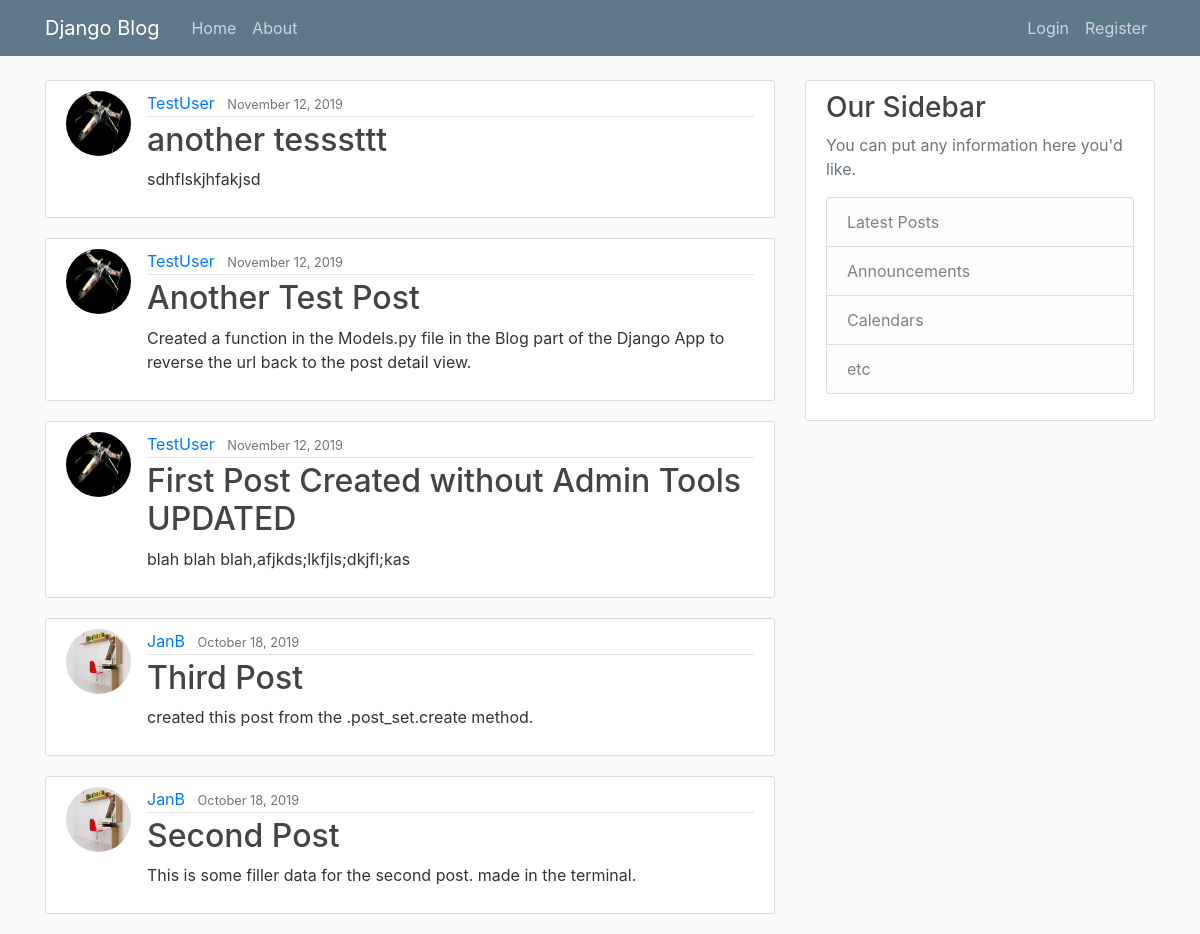
Before: / with the older database file.
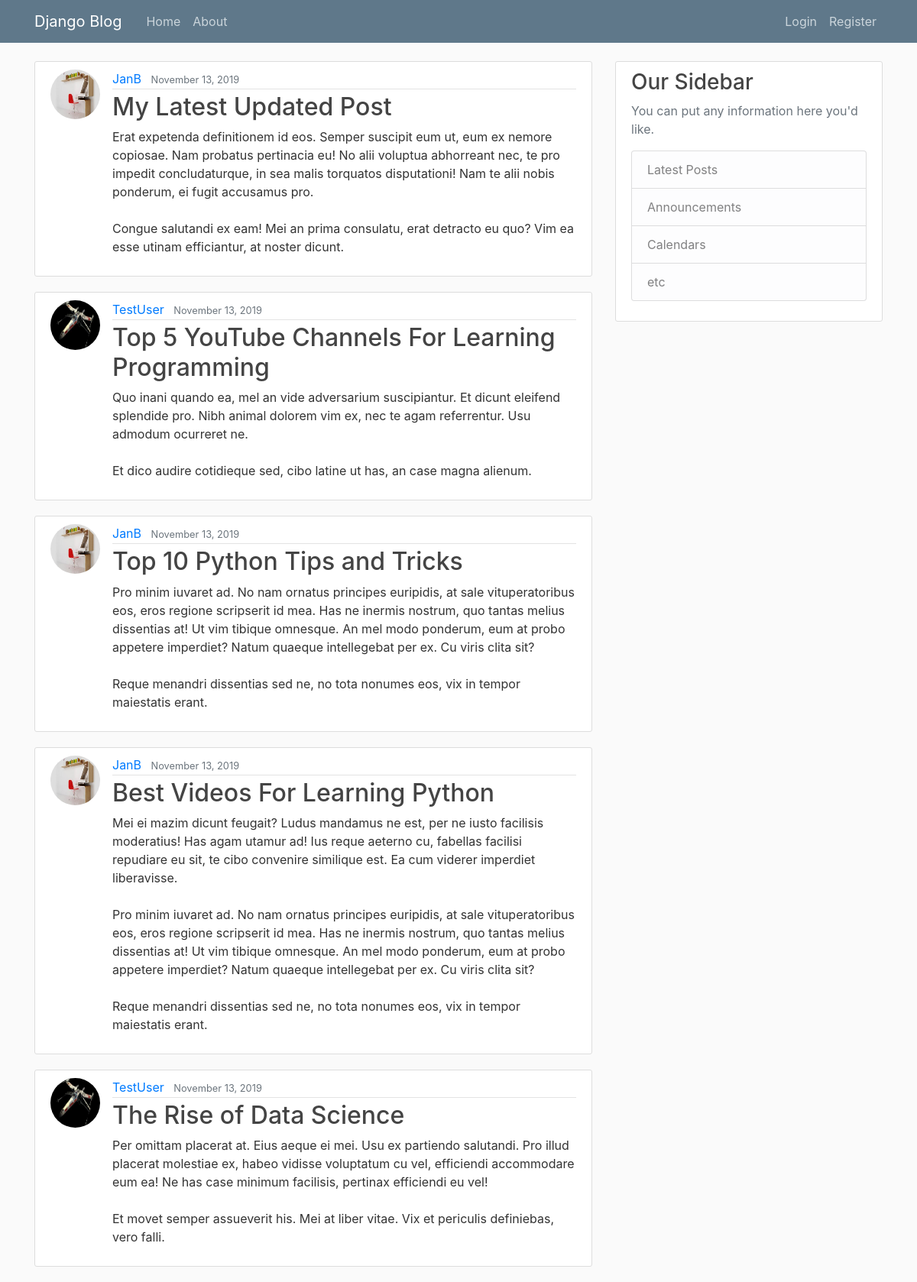
After: the same page with the newer database file.
### blog/models.py (models this page shows, shortened)
class Post(models.Model):
    title = models.CharField(max_length=100)
    content = models.TextField()
    date_posted = models.DateTimeField(default=timezone.now)
    author = models.ForeignKey(User, on_delete=models.CASCADE)

### users/models.py (models this page shows, shortened)
class Profile(models.Model):
    user = models.OneToOneField(User, on_delete=models.CASCADE)
    image = models.ImageField(default='default.jpg',
                              upload_to='profile_pics')

### blog/views.py (the view)
# urls.py: path('', PostListView.as_view(), name='blog-home'),
class PostListView(ListView):
    model = Post
    template_name = 'blog/home.html' # <app>/<model>_<viewtype>.html
    context_object_name = 'posts'
    ordering = ['-date_posted']
    paginate_by = 5

### blog/templates/blog/home.html
{% extends 'blog/base.html' %}
{% block content %}
<div class="">
  {% for post in posts %}
    <article class="media content-section">
      <img class="rounded-circle article-img" src="{{ post.author.profile.image.url }}">
        <div class="media-body">
          <div class="article-metadata">
            <a class="mr-2" href="#">{{ post.author }}</a>
            <small class="text-muted">{{ post.date_posted|date:"F d, Y" }}</small>
          </div>
          <h2><a class="article-title" href="{% url 'post-detail' post.id %}">{{ post.title }}</a></h2>
          <p class="article-content">{{ post.content }}</p>
        </div>
    </article>
  {% endfor %}
</div>
{% endblock content%}

Changed rows visible on the page:
no longer on this page (row unchanged): Post: author.profile.image (picture), author "TestUser", date_posted "November 12, 2019", title "another tesssttt", content "sdhflskjhfakjsd"
no longer on this page (row unchanged): Post: author.profile.image (picture), author "TestUser", date_posted "November 12, 2019", title "Another Test Post", content "Created a function in the Models.py file in the Blog part of the Django App to reverse the url back to the post detail view."
no longer on this page (row unchanged): Post: author.profile.image (picture), author "TestUser", date_posted "November 12, 2019", title "First Post Created without Admin Tools UPDATED", content "blah blah blah,afjkds;lkfjls;dkjfl;kas"
no longer on this page (row unchanged): Post: author.profile.image (picture), author "JanB", date_posted "October 18, 2019", title "Third Post", content "created this post from the .post_set.create method."
no longer on this page (row unchanged): Post: author.profile.image (picture), author "JanB", date_posted "October 18, 2019", title "Second Post", content "This is some filler data for the second post. made in the terminal."
added Post: author.profile.image (picture), author "JanB", date_posted "November 13, 2019", title "My Latest Updated Post", content "Erat expetenda definitionem id eos. Semper suscipit eum ut, eum ex nemore copiosae. Nam probatus pertinacia eu! No alii voluptua abhorreant nec, te pro impedit concludaturque, in sea malis torquatos disputationi! Nam te alii nobis ponderum, ei fugit accusamus pro. Congue salutandi ex eam! Mei an prima consulatu, erat detracto eu quo? Vim ea esse utinam efficiantur, at noster dicunt."
added Post: author.profile.image (picture), author "TestUser", date_posted "November 13, 2019", title "Top 5 YouTube Channels For Learning Programming", content "Quo inani quando ea, mel an vide adversarium suscipiantur. Et dicunt eleifend splendide pro. Nibh animal dolorem vim ex, nec te agam referrentur. Usu admodum ocurreret ne. Et dico audire cotidieque sed, cibo latine ut has, an case magna alienum."
added Post: author.profile.image (picture), author "JanB", date_posted "November 13, 2019", title "Top 10 Python Tips and Tricks", content "Pro minim iuvaret ad. No nam ornatus principes euripidis, at sale vituperatoribus eos, eros regione scripserit id mea. Has ne inermis nostrum, quo tantas melius dissentias at! Ut vim tibique omnesque. An mel modo ponderum, eum at probo appetere imperdiet? Natum quaeque intellegebat per ex. Cu viris clita sit? Reque menandri dissentias sed ne, no tota nonumes eos, vix in tempor maiestatis erant."
added Post: author.profile.image (picture), author "JanB", date_posted "November 13, 2019", title "Best Videos For Learning Python", content "Mei ei mazim dicunt feugait? Ludus mandamus ne est, per ne iusto facilisis moderatius! Has agam utamur ad! Ius reque aeterno cu, fabellas facilisi repudiare eu sit, te cibo convenire similique est. Ea cum viderer imperdiet liberavisse. Pro minim iuvaret ad. No nam ornatus principes euripidis, at sale vituperatoribus eos, eros regione scripserit id mea. Has ne inermis nostrum, quo tantas melius dissentias at! Ut vim tibique omnesque. An mel modo ponderum, eum at probo appetere imperdiet? Natum quaeque intellegebat per ex. Cu viris clita sit? Reque menandri dissentias sed ne, no tota nonumes eos, vix in tempor maiestatis erant."
added Post: author.profile.image (picture), author "TestUser", date_posted "November 13, 2019", title "The Rise of Data Science", content "Per omittam placerat at. Eius aeque ei mei. Usu ex partiendo salutandi. Pro illud placerat molestiae ex, habeo vidisse voluptatum cu vel, efficiendi accommodare eum ea! Ne has case minimum facilisis, pertinax efficiendi eu vel! Et movet semper assueverit his. Mei at liber vitae. Vix et periculis definiebas, vero falli."
